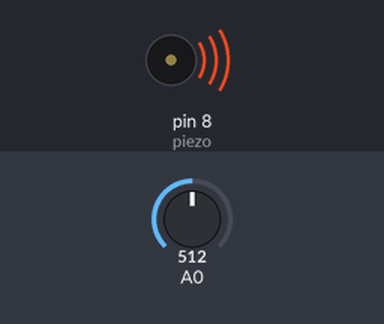
A sketch run on a simulated Arduino Uno, built with avr-gcc and run on an emulated ATmega328P. Shown: buzzer (waves = sounding). The inputs (shaded band) are chosen by the test bench; at power-on: A0 = 512.

Above: at 1.2 s.
1.3 s: A0 set to 12
4.3 s: A0 set to 0
At 4.8 s:
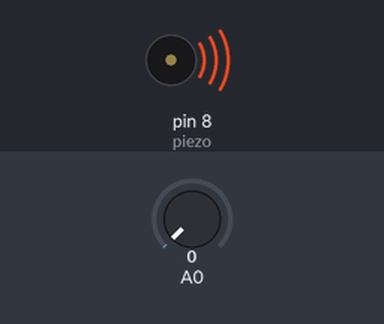
5.8 s: A0 set to 122
At 8.61 s:
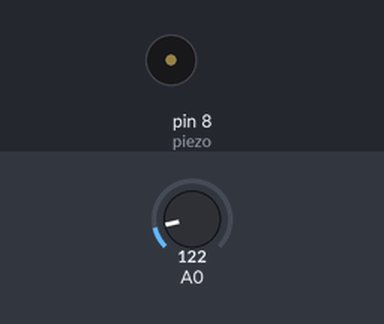
8.8 s: A0 set to 306
Timing chart, 0 to 11.3 s (numbered marks = the images above; inputs shaded):
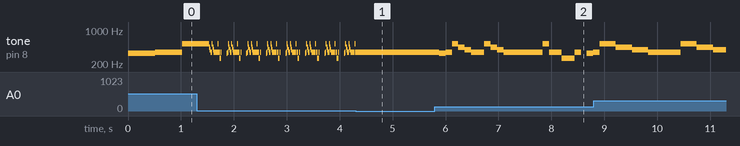

The sketch:

piezoAnalog.ino
```cpp
#define C  262
#define D  294
#define E  330
#define F  349
#define G 392
#define A  440
#define B  494
#define CC 523

int piezo = 8;
int notes[] = {E,F,CC,A,G,F,F,CC,A,G,F,F,F,F,F,F,CC,F,F,C,C,F};


void setup() {

}

void loop() {
  for(int i = 0; i<22; i++){

    tone(piezo, notes[i], analogRead(A0));
    delay(analogRead(A0));
  }
  delay(100);

  // for(int i = 12; i<25; i++){
  //  tone(piezo, notes[i], analogRead(A0));
  //  delay(analogRead(A0));
  // }

}
```

Measured:
- after the input at 4.3 s, tone on pin 8 (piezo): stops changing and stays 349 Hz
- after the input at 5.8 s, tone on pin 8 (piezo): plays 330 Hz for 0.12 s, 349 Hz for 0.12 s, 523 Hz for 0.12 s, 440 Hz for 0.12 s, 392 Hz for 0.12 s, 349 Hz for 0.24 s … (16 notes in this stretch), starting after 0.08 s
- by itself, tone on pin 8 (piezo): repeats every 0.37 s: 392 Hz 0.01 s, 349 Hz 0.02 s, 523 Hz 0.01 s, 440 Hz 0.01 s, 392 Hz 0.01 s, 349 Hz 0.07 s, 523 Hz 0.01 s, 349 Hz 0.02 s, 262 Hz 0.02 s, 349 Hz 0.01 s, silent 0.10 s, 330 Hz 0.01 s, 349 Hz 0.01 s, 523 Hz 0.01 s, 440 Hz 0.01 s
